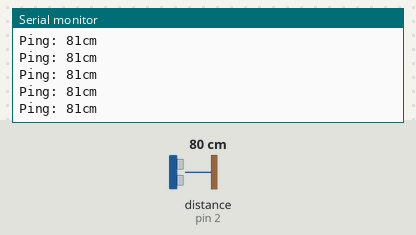
Bench run of a sketch on a simulated Arduino Uno, built with avr-gcc and run on an emulated ATmega328P. On the bench: the last lines printed to the serial monitor. The inputs (shaded band) are chosen by the test bench; at power-on: distance to the obstacle (sensor on pin 2) 80 cm. The echo pulse lasts 58.3 µs per cm.

Above: at 1.2 s.
1.3 s: distance to the obstacle (sensor on pin 2) set to 2 cm
At 1.34 s:
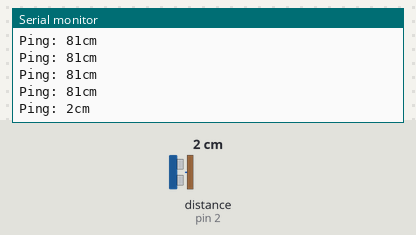
2.8 s: distance to the obstacle (sensor on pin 2) set to 250 cm
At 2.87 s:
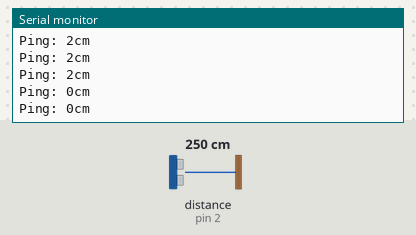
Timing chart, 0 to 5.8 s (numbered marks = the images above; inputs shaded):
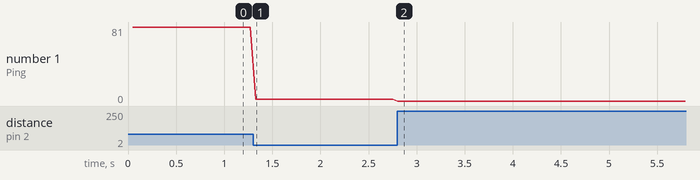

Measured:
- after the input at 1.3 s, the serial monitor: prints a new line at once (image 1)
- after the input at 2.8 s, the serial monitor: prints a new line at once (image 2)
- plotted number 1: 81 → 2 after the input at 1.3 s, 2 → 0 after the input at 2.8 s

The sketch:

Lesson14_US_Sensor_newping_library.ino
```cpp
// ---------------------------------------------------------------------------
// Example NewPing library sketch that does a ping about 20 times per second.
// ---------------------------------------------------------------------------

#include <NewPing.h>

#define TRIGGER_PIN  3  // 12 Arduino pin tied to trigger pin on the ultrasonic sensor.
#define ECHO_PIN     2  // 11 Arduino pin tied to echo pin on the ultrasonic sensor.
#define MAX_DISTANCE 200 // Maximum distance we want to ping for (in centimeters). Maximum sensor distance is rated at 400-500cm.

NewPing sonar(TRIGGER_PIN, ECHO_PIN, MAX_DISTANCE); // NewPing setup of pins and maximum distance.

void setup() {
  Serial.begin(115200); // Open serial monitor at 115200 baud to see ping results.
}

void loop() {
  delay(50);                     // Wait 50ms between pings (about 20 pings/sec). 29ms should be the shortest delay between pings.
  Serial.print("Ping: ");
  Serial.print(sonar.ping_cm()); // Send ping, get distance in cm and print result (0 = outside set distance range)
  Serial.println("cm");
}
```
